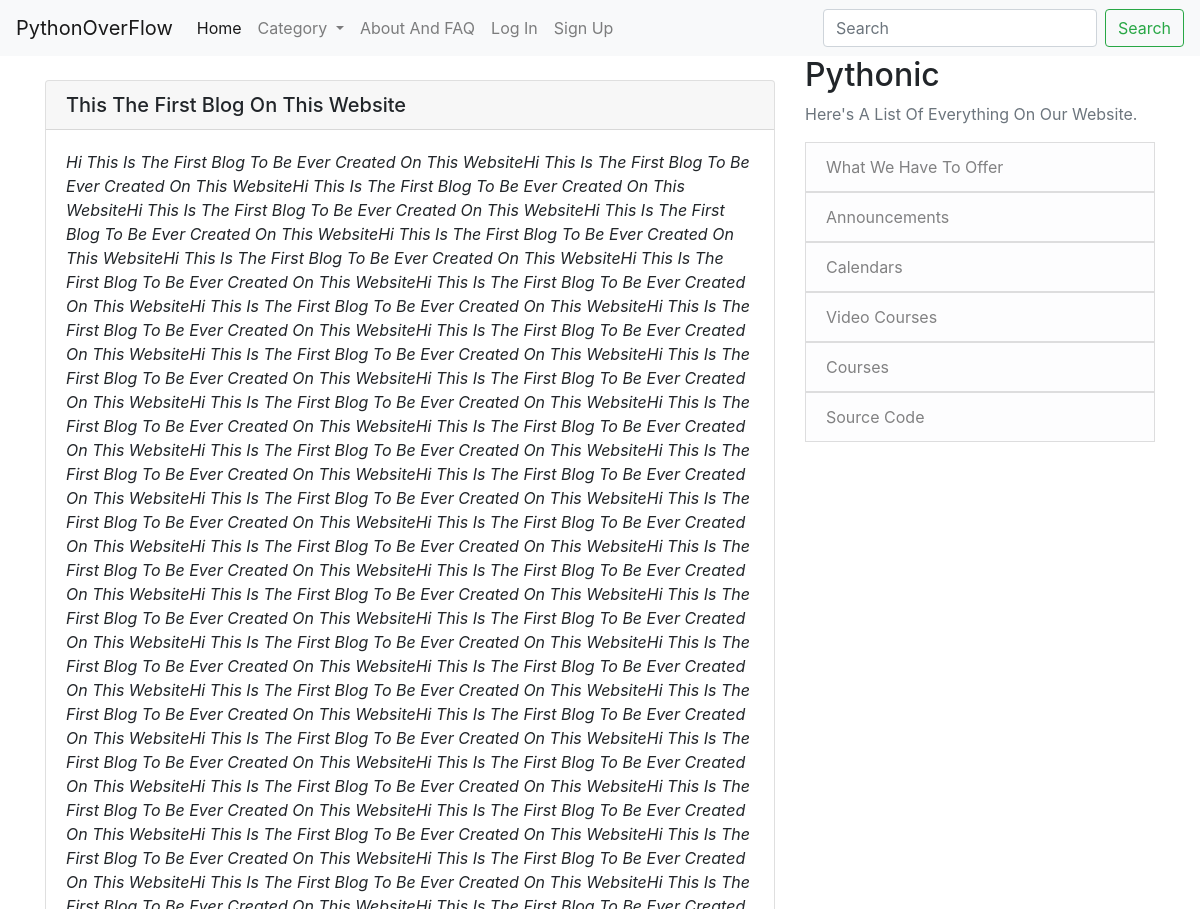
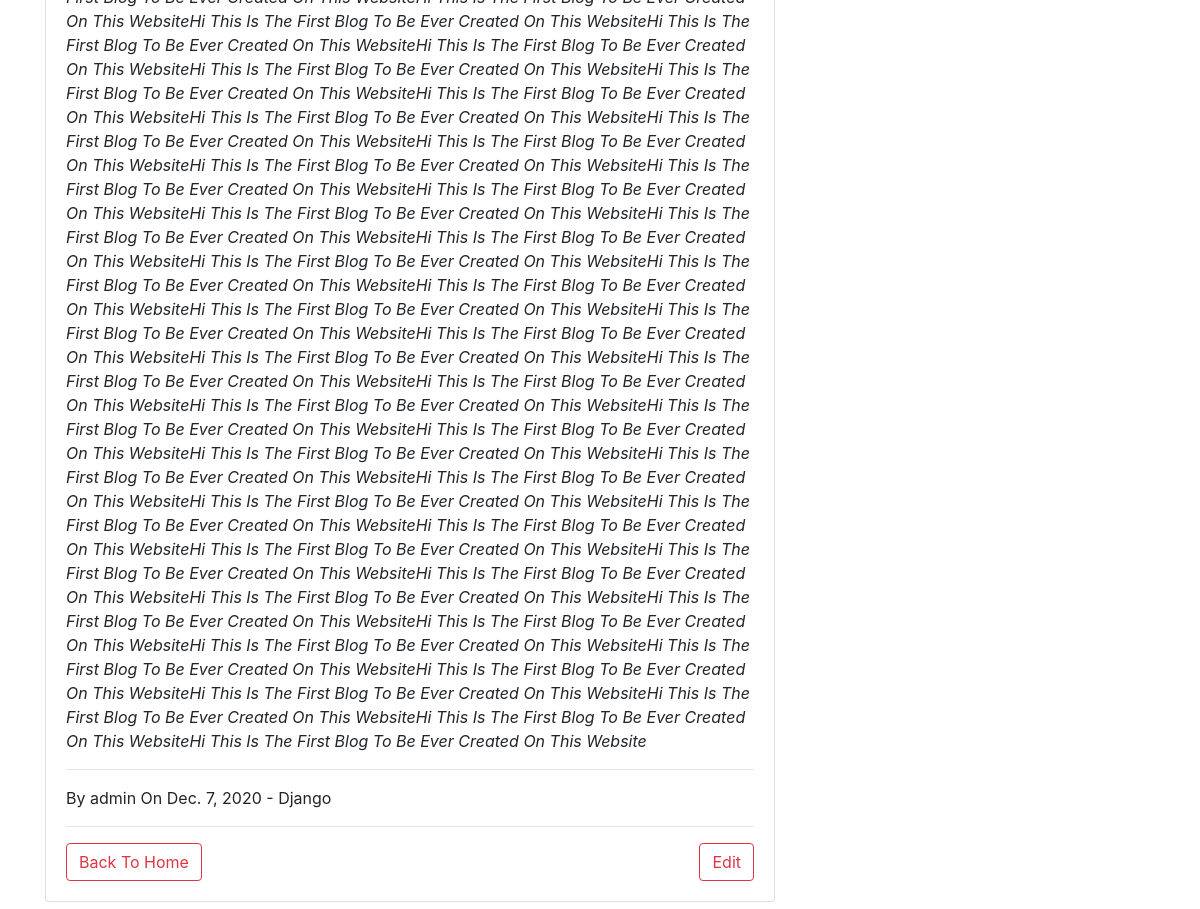
/post-detail/17, run on the app's committed database (2 pictures, top to bottom).
### App/models.py (models this page shows, shortened)
class Post(models.Model):
    title = models.CharField(max_length=120)
    author = models.ForeignKey(User, on_delete=models.CASCADE)
    context = models.TextField()
    date_created = models.DateField(auto_now=True)
    category = models.CharField(max_length=30, default='Python')

### App/views.py (the view)
# urls.py: path('post-detail/<int:pk>', post_detail_view.as_view(), name='post_detail'),
class post_detail_view(DetailView):
    model = Post
    template_name = 'App/post-detail.html'
    def get_context_data(self, *args, **kwargs):
        cate_menu = Category.objects.all()
        context = super(post_detail_view, self).get_context_data(*args, **kwargs)
        context['cate_menu'] = cate_menu
        return context

### App/models.py (called while the page is built)
    def __str__(self):
        return self.name

### App/templates/App/post-detail.html (shortened to what this page needs)
{% extends "App/base.html" %}
{% block content %}
<br>
<div class="card">
    <h5 class="card-header">{{ post.title }}</h5>
    <div class="card-body">
        <p class="card-text"><i>{{ post.context }}</i></p>
        <hr>
        <p class="card-text">By {{ post.author }} On {{ post.date_created }} - {{ post.category }}</p>
        <hr>
        <a href="/" type="button" class="btn btn-outline-danger">Back To Home</a>
        <a href="{% url 'post_edit' post.pk %}" class="btn btn-outline-danger" style="float: right;">Edit</a>
    </div>
</div>
<br>
{% endblock %}

### data on the page
Post: title "This The First Blog On This Website", context "Hi This Is The First Blog To Be Ever Created On This WebsiteHi This Is The First Blog To Be Ever Created On This WebsiteHi This Is The First Blog To Be Ever Created On This WebsiteHi This Is The First Blog To Be Ever Created On This WebsiteHi This Is The First Blog To Be Ever Created On This WebsiteHi This Is The First Blog To Be Ever Created On This WebsiteHi This Is The First Blog To Be Ever Created On This WebsiteHi This Is The First Blog To Be Ever Created On This WebsiteHi This Is The First Blog To Be Ever Created On This WebsiteHi This Is The First Blog To Be Ever Created On This WebsiteHi This Is The First Blog To Be Ever Created On This WebsiteHi This Is The First Blog To Be Ever…", author "admin", date_created "Dec. 7, 2020", category "Django"
